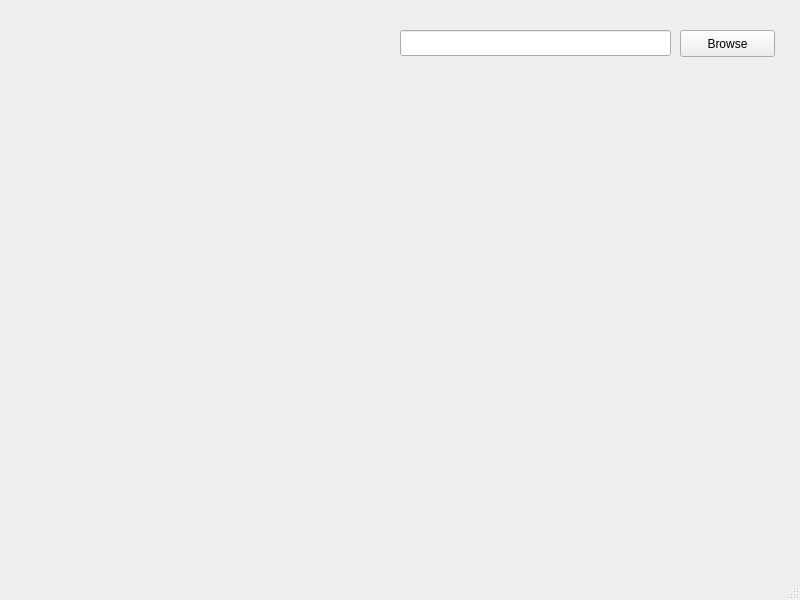
<?xml version="1.0" encoding="UTF-8"?>
<ui version="4.0">
 <class>MainWindow</class>
 <widget class="QMainWindow" name="MainWindow">
  <property name="geometry">
   <rect>
    <x>0</x>
    <y>0</y>
    <width>800</width>
    <height>600</height>
   </rect>
  </property>
  <property name="windowTitle">
   <string>MainWindow</string>
  </property>
  <widget class="QWidget" name="centralwidget">
   <widget class="QLineEdit" name="line_edit">
    <property name="geometry">
     <rect>
      <x>400</x>
      <y>30</y>
      <width>271</width>
      <height>26</height>
     </rect>
    </property>
   </widget>
   <widget class="QPushButton" name="browse_button">
    <property name="geometry">
     <rect>
      <x>680</x>
      <y>30</y>
      <width>95</width>
      <height>27</height>
     </rect>
    </property>
    <property name="text">
     <string>Browse</string>
    </property>
   </widget>
  </widget>
  <widget class="QMenuBar" name="menubar">
   <property name="geometry">
    <rect>
     <x>0</x>
     <y>0</y>
     <width>800</width>
     <height>23</height>
    </rect>
   </property>
  </widget>
  <widget class="QStatusBar" name="statusbar"/>
 </widget>
 <resources/>
 <connections/>
</ui>
